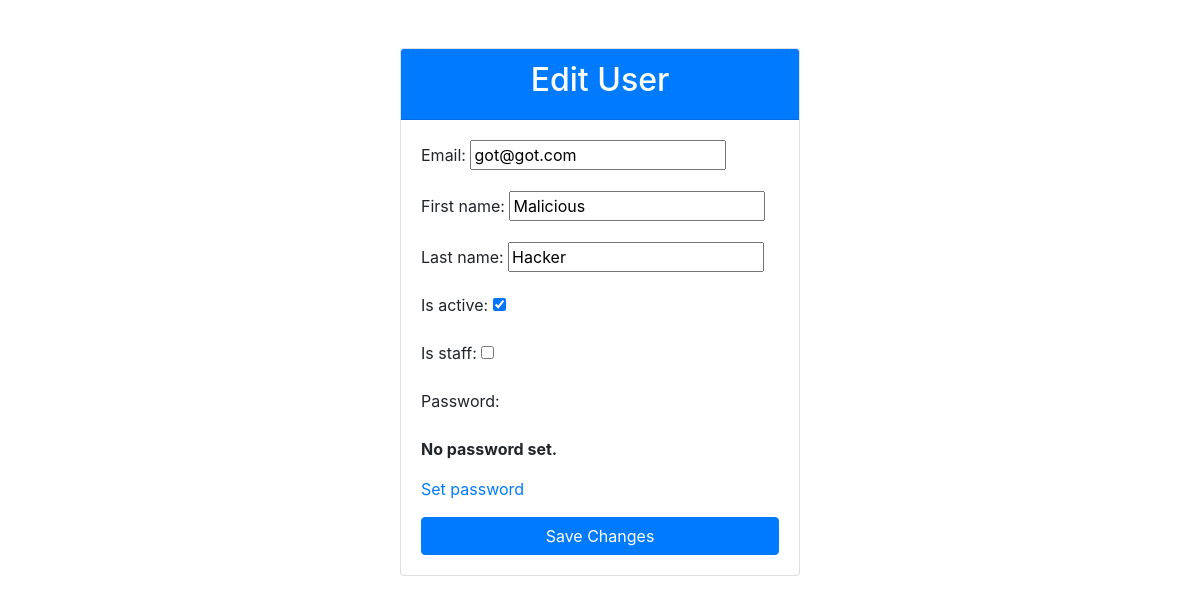
Page /accounts/profile/ (signed in) on the earlier database version.
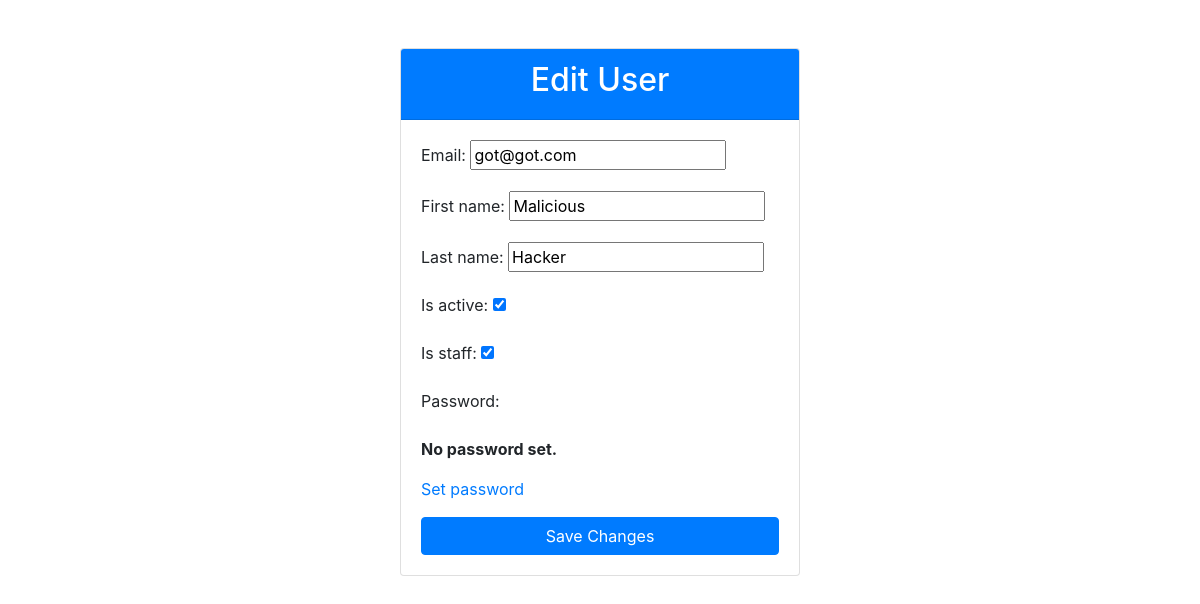
Same page on the later database version.
### polls/models.py (models this page shows, shortened)
class customuser(AbstractBaseUser, PermissionsMixin):
    email = models.EmailField(unique=True)
    first_name = models.CharField(max_length=30, blank=True)
    last_name = models.CharField(max_length=30, blank=True)
    is_active = models.BooleanField(default=True)
    is_staff = models.BooleanField(default=False)
    date_joined = models.DateTimeField(auto_now_add=True)
    objects = customuserManager()
    USERNAME_FIELD = 'email'
    REQUIRED_FIELDS = ['first_name', 'last_name']

### polls/views.py (the view)
# urls.py: path('accounts/profile/', profile, name='profile'),
@csrf_exempt
def profile(request):
    if not request.user.is_authenticated:
        return redirect('login')
    if request.method == 'POST':
        form = UserChangeForm(request.POST, instance=request.user)
        if form.is_valid():
            form.save()
            return redirect('profile')
    else:
        form = UserChangeForm(instance=request.user)
    return render(request, 'profile.html', {'form': form})

### polls/forms.py
class UserChangeForm(forms.ModelForm):
    password = ReadOnlyPasswordHashField()
    class Meta:
        model = customuser
        fields = ('email', 'first_name', 'last_name', 'is_active', 'is_staff')

### polls/templates/profile.html (shortened to what this page needs)
<!DOCTYPE html>
<html lang="en">
<head>
    <link rel="stylesheet" href="https://stackpath.bootstrapcdn.com/bootstrap/4.5.2/css/bootstrap.min.css">
</head>
<body>
    <div class="container mt-5">
        <div class="card mx-auto" style="max-width: 400px;">
            <div class="card-header bg-primary text-white">
                <h2 class="text-center">Edit User</h2>
            </div>
            <div class="card-body">
                <form method="post">
                    {{ form.as_p }}
                    <button type="submit" class="btn btn-primary btn-block">Save Changes</button>
                </form>
            </div>
        </div>
    </div>
</body>
</html>

Differences in the rows shown:
changed customuser "got@got.com": is_staff "☐" → "☑"
